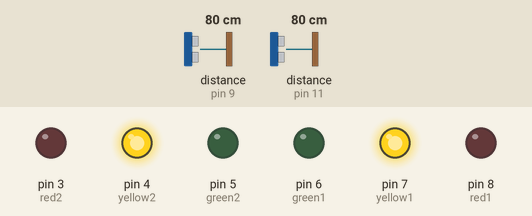
Recording of a sketch running on a simulated Arduino Uno, built with avr-gcc and run on an emulated ATmega328P. Shown: output pins drawn as LEDs (lit = HIGH). Wiring (inferred from the names in the program): 2 × ultrasonic range finder: trigger pin 10, echo pin 9 / trigger pin 12, echo pin 11. The test bench sets the inputs (shaded band); at power-on: distance to the obstacle (sensors on pin 9, pin 11) 80 cm. The echo pulse lasts 58.3 µs per cm; pins used as bus, display or sensor lines are not drawn.

Above: at 1.2 s.
1.3 s: distance to the obstacle (sensor on pin 9) set to 97 cm
2.8 s: distance to the obstacle (sensor on pin 9) set to 105 cm
At 3.9 s:
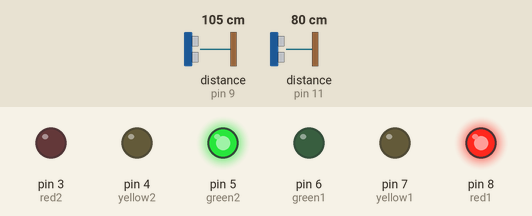
4.6 s: distance to the obstacle (sensor on pin 11) set to 97 cm
6.1 s: distance to the obstacle (sensor on pin 11) set to 103 cm
At 6.8 s:
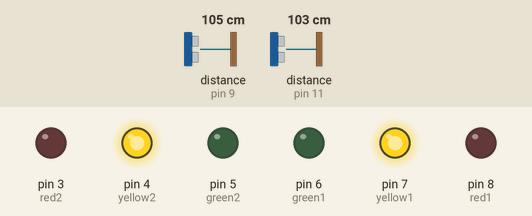
7.6 s: distance to the obstacle (sensor on pin 9) set to 2 cm
At 9.0 s:
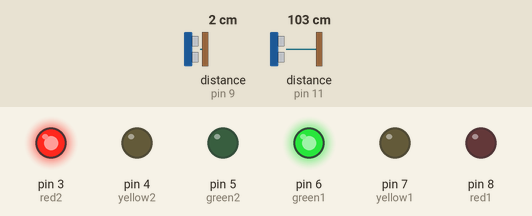
9.3 s: distance to the obstacle (sensor on pin 9) set to 120 cm
At 10.5 s:
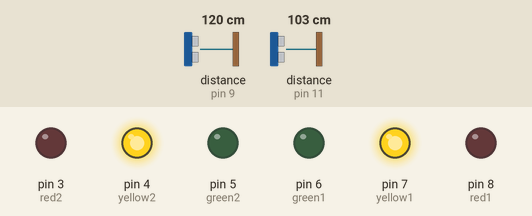
Timing chart, 0 to 11.8 s (numbered marks = the images above; inputs shaded):
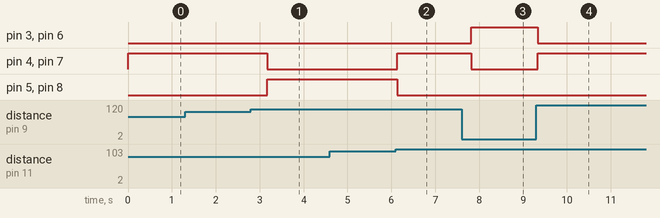

Measured:
- the behaviour switches between 99 and 100 cm on distance to the obstacle (sensor on pin 9) (found by bisection; images 0 and 1)
- the behaviour switches between 99 and 100 cm on distance to the obstacle (sensor on pin 11) (found by bisection; images 1 and 2)
- after the input at 1.3 s, every drawn part: stays the same
- after the input at 2.8 s, pin 4 (yellow2), pin 7 (yellow1): HIGH → LOW after 0.38 s; pin 5 (green2), pin 8 (red1): LOW → HIGH after 0.38 s
- after the input at 4.6 s, every drawn part: stays the same
- after the input at 6.1 s, pin 4 (yellow2), pin 7 (yellow1): LOW → HIGH at once; pin 5 (green2), pin 8 (red1): HIGH → LOW at once
- after the input at 7.6 s, pin 3 (red2), pin 6 (green1): LOW → HIGH after 0.22 s; pin 4 (yellow2), pin 7 (yellow1): HIGH → LOW after 0.22 s
- after the input at 9.3 s, pin 3 (red2), pin 6 (green1): HIGH → LOW at once; pin 4 (yellow2), pin 7 (yellow1): LOW → HIGH at once

The sketch:

arduino_two_way.ino
```cpp
int red1=8;
int green1=6;
int yellow1=7;
int red2=3;
int green2=5;
int yellow2=4;
const int pingPin = 10; // Trigger Pin of Ultrasonic Sensor
const int echoPin = 9; // Echo Pin of Ultrasonic Sensor
const int pingPin2 = 12; // Trigger Pin of Ultrasonic Sensor
const int echoPin2 = 11; // Echo Pin of Ultrasonic Sensor

void setup() {
  // put your setup code here, to run once:
pinMode(red1,OUTPUT);
pinMode(red2,OUTPUT);
pinMode(yellow1,OUTPUT);
pinMode(yellow2,OUTPUT);
pinMode(green1,OUTPUT);
pinMode(green2,OUTPUT);
}

void loop() {
  // put your main code here, to run repeatedly:
  int distance1,distance2;
  distance1=calculatedistance(pingPin , echoPin);
  distance2=calculatedistance(pingPin2 , echoPin2);
  if(distance1>=distance2){
     digitalWrite(red1,LOW);
digitalWrite(green2,LOW);
digitalWrite(red2,LOW);
digitalWrite(green1,LOW);
digitalWrite(yellow1,HIGH);
digitalWrite(yellow2,HIGH);
delay(200);
    while(distance1>distance2){
   distance1=calculatedistance(pingPin , echoPin);
  distance2=calculatedistance(pingPin2 , echoPin2);
digitalWrite(red1,HIGH);
digitalWrite(green2,HIGH);
digitalWrite(red2,LOW);
digitalWrite(green1,LOW);
digitalWrite(yellow1,LOW);
digitalWrite(yellow2,LOW);
    }

  }


if(distance2>distance1){
    digitalWrite(red1,LOW);
digitalWrite(green2,LOW);
digitalWrite(red2,LOW);
digitalWrite(green1,LOW);
digitalWrite(yellow1,HIGH);
digitalWrite(yellow2,HIGH);
delay(200);
  while(distance2>distance1){
      distance1=calculatedistance(pingPin , echoPin);
  distance2=calculatedistance(pingPin2 , echoPin2);
digitalWrite(red1,LOW);
digitalWrite(green2,LOW);
digitalWrite(red2,HIGH);
digitalWrite(green1,HIGH);
digitalWrite(yellow1,LOW);
digitalWrite(yellow2,LOW);
  }


}

}


long microsecondsToCentimeters(long microseconds)
{
   return microseconds / 29 / 2;
}

int calculatedistance(int pingPin , int echoPin){
    long duration, inches, cm,meter;
  pinMode(pingPin, OUTPUT);
  digitalWrite(pingPin, LOW);
  delayMicroseconds(2);
  digitalWrite(pingPin, HIGH);
  delayMicroseconds(10);
  digitalWrite(pingPin, LOW);

  pinMode(echoPin, INPUT);
  duration = pulseIn(echoPin, HIGH);

  cm = microsecondsToCentimeters(duration);
  meter = cm/100;
  return meter;
}
```
